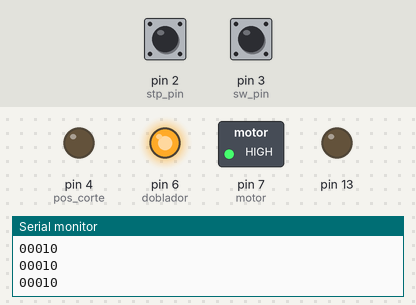
The sketch below on a simulated Arduino Uno, built with avr-gcc and run on an emulated ATmega328P. On the bench: switched loads named in the sketch (green lamp = pin HIGH), output pins drawn as LEDs (lit = HIGH), the last lines printed to the serial monitor. The inputs (shaded band) are chosen by the test bench; at power-on: pin 3 (sw_pin) HIGH, pin 2 (stp_pin) HIGH. Pins used as bus, display or sensor lines are not drawn. At 4.4 s the program stops and its outputs stay as they are.

Above: at 1.2 s.
1.3 s: pin 3 (sw_pin) pulled LOW for 0.15 s
At 2.5 s:
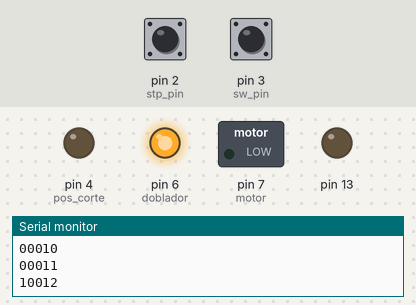
At 4.0 s:
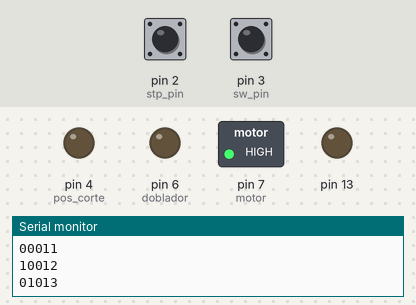
4.4 s: pin 2 (stp_pin) pulled LOW for 0.15 s
At 5.6 s:
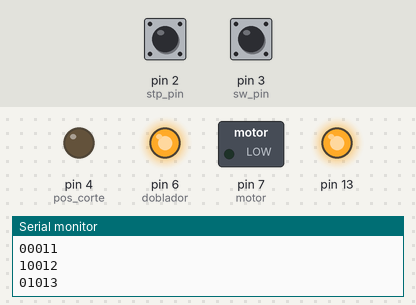
Timing chart, 0 to 5.9 s (numbered marks = the images above; inputs shaded):
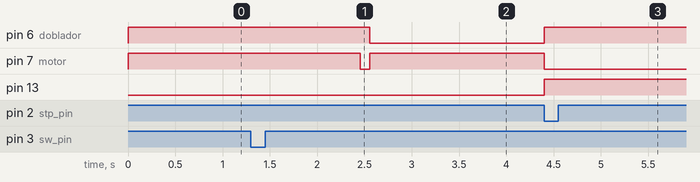

The sketch:

ProyectoSilvana.ino
```cpp
int counter = 0;
int tiemp=100;
int dist;
int estado = 1;
const int vel = 5;
bool sw = false;
bool motor_value, doblador_value, powercorte_value, poscorte_value;

#define stp_pin 2
#define sw_pin 3
#define motor 7
#define doblador 6
#define power_corte 5
#define pos_corte 4

void setup() {
  pinMode(13, OUTPUT);
  digitalWrite(13,LOW);
  Serial.begin(9600);
  // put your setup code here, to run once:
  pinMode(stp_pin, INPUT);
  pinMode(sw_pin, INPUT);
  digitalWrite(sw_pin, HIGH);
  digitalWrite(stp_pin, HIGH);

  pinMode(motor, OUTPUT);
  pinMode(doblador, OUTPUT);
  pinMode(power_corte, OUTPUT);
  pinMode(pos_corte, OUTPUT);

  attachInterrupt(0,EmergencyStop,FALLING);
  //Serial.println("steps,botonEmergencia,energiaMotor,sensorFinCarrera,solenoideDoblador,energiaCorte,solenoideCorte");
  motor_value = LOW;  doblador_value = LOW; powercorte_value = LOW; poscorte_value = HIGH;
}

void loop() {
  sw = toggleTrigger(sw,sw_pin);

  //sw = !digitalRead(encendido);

  if (sw == 1 && sw == true) {
    switch (estado) {
      case 1: //Estado Inicial
        motor_value = LOW;  doblador_value = LOW; powercorte_value = LOW; poscorte_value = HIGH;
        tiemp = 10000;
        estado++;
        break;

      case 2:   //Mover varilla a estado inicial
        motor_value = HIGH;  doblador_value = LOW; powercorte_value = LOW; poscorte_value = HIGH;
        dist = 5;
        tiemp = (dist/vel)*1000;
        estado++;
        break;

      case 3: // Doblar
      case 6:
      case 9:
      case 16:
      case 19:
        motor_value = LOW;  doblador_value = HIGH; powercorte_value = LOW; poscorte_value = HIGH;
        tiemp = 20000;
        estado++;
        break;

      case 4: // Retornar doblez
        motor_value = LOW;  doblador_value = LOW; powercorte_value = LOW; poscorte_value = HIGH;
        tiemp = 20000;
        estado++;
        break;

      case 5: // Iniciar Motor nuevamente 20cm
        motor_value = HIGH;  doblador_value = LOW; powercorte_value = LOW; poscorte_value = HIGH;
        dist = 25;
        tiemp = (dist/vel)*1000;
        estado++;
        break;

      case 7:
      case 10:
      case 17:// Retornar doblez
        motor_value = LOW;  doblador_value = LOW; powercorte_value = LOW; poscorte_value = HIGH;
        tiemp = 20000;
        estado++;
        break;

      case 8: // Iniciar Motor 20cm
        motor_value = HIGH;  doblador_value = HIGH; powercorte_value = LOW; poscorte_value = HIGH;
        dist = 25;
        tiemp = (dist/vel)*1000;
        estado++;
        break;

      case 11: // Iniciar Motor 20cm
        motor_value = HIGH;  doblador_value = LOW; powercorte_value = LOW; poscorte_value = HIGH;
        dist = 25;
        tiemp = (dist/vel)*1000;
        estado++;
        break;

      case 12: // Encender cortador
        motor_value = LOW;  doblador_value = LOW; powercorte_value = HIGH; poscorte_value = HIGH;
        tiemp = 20000;
        estado++;
        break;

      case 13: // Bajar Cortador
        motor_value = LOW;  doblador_value = LOW; powercorte_value = HIGH; poscorte_value = LOW;
        tiemp = 20000;
        estado++;
        break;

      case 14: // Apagar Cortador
        motor_value = LOW;  doblador_value = LOW; powercorte_value = LOW; poscorte_value = LOW;
        tiemp = 20000;
        estado++;
        break;

      case 15: // Subir Cortador
        motor_value = LOW;  doblador_value = LOW; powercorte_value = LOW; poscorte_value = HIGH;
        tiemp = 20000;
        estado++;
        break;

      case 18: // Iniciar motor 25 cm
        motor_value = HIGH;  doblador_value = LOW; powercorte_value = LOW; poscorte_value = HIGH;
        dist = 25;
        tiemp = (dist/vel)*1000;
        estado++;
        break;

      default:
        estado = 1;
        sw = false;
        tiemp = 100;
        break;

    }

  }

  digitalWrite(motor, !motor_value);
  digitalWrite(doblador, !doblador_value);
  digitalWrite(power_corte, !powercorte_value);
  digitalWrite(pos_corte, !poscorte_value);

  Serial.print(motor_value);
  Serial.print(doblador_value);
  Serial.print(powercorte_value);
  Serial.print(poscorte_value);
  Serial.print(estado-1);
  Serial.println();
  delay(tiemp/10);

}

bool toggleTrigger(bool toggle_var, int trigger){

  if (digitalRead(trigger) == LOW){
    while (digitalRead(trigger) == LOW)
      delay (10);
    return !toggle_var;
  }
  return toggle_var;
}
void EmergencyStop(){
  motor_value = HIGH;  doblador_value = LOW; powercorte_value = LOW; poscorte_value = HIGH;
  digitalWrite(motor, !motor_value);
  digitalWrite(doblador, !doblador_value);
  digitalWrite(power_corte, !powercorte_value);
  digitalWrite(pos_corte, !poscorte_value);

  digitalWrite(13,HIGH);
  while(1){;};
}
```

Measured:
- after the input at 1.3 s, pin 6 (doblador): HIGH → LOW after 1.3 s; pin 7 (motor): HIGH → LOW after 1.2 s, → HIGH 0.10 s later
- after the input at 4.4 s, pin 7 (motor): HIGH → LOW at once; pin 13: LOW → HIGH at once
